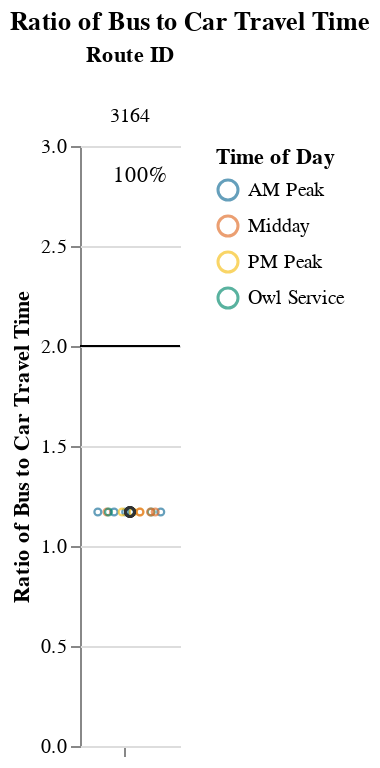
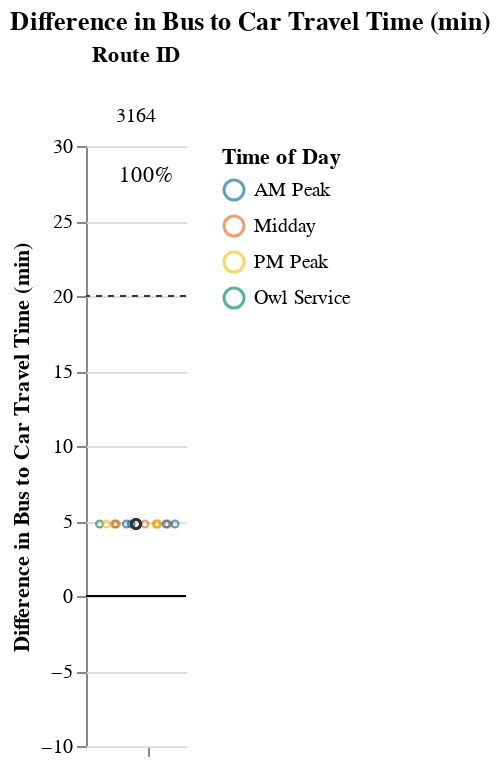

Notebook source saved alongside these figures, in order:
### Markdown cell above
## Viable Competitive Routes
### Short Routes (< 1 hr)

### Code cell
# Allow for possibility that operator doesn't have routes that fall into certain route_groups
# But, jupyterbook will not like markdown with f-string
# separate out route_group and put in each cell, and use try/except + if to display...
# but all 3 route groups must be displayed. just add sentence about why no routes were returned at the end
route_group = "short"
try:
    display_charts_for_route_group(df, route_group)
except:
    print("No routes meet this criteria.")

### Figure 1 — Vega-Lite specification as saved in the notebook (floating-point values rounded to 4 significant figures)
{"config": {"view": {"continuousWidth": 400, "continuousHeight": 300, "stroke": null}, "facet": {"spacing": 0}}, "data": {"name": "data-ae1a4fd25173056360074637636f8be4"}, "facet": {"column": {"field": "route_id", "sort": ["3164"], "title": "Route ID", "type": "nominal"}}, "spec": {"layer": [{"mark": "rule", "encoding": {"color": {"value": "black"}, "y": {"field": "cutoff", "type": "quantitative"}}, "selection": {"selector001": {"type": "interval", "bind": "scales", "encodings": ["x", "y"]}}}, {"mark": {"type": "point", "opacity": 0.65, "size": 12, "strokeWidth": 1.1}, "encoding": {"color": {"field": "time_of_day", "scale": {"range": ["#136C97", "#E16B26", "#F6BF16", "#00896B", "#7790A3", "#5B559C"]}, "sort": ["AM Peak", "Midday", "PM Peak", "Owl Service"], "title": "Time of Day", "type": "nominal"}, "tooltip": [{"field": "route_id", "type": "nominal"}, {"field": "route_name", "type": "nominal"}, {"field": "trip_id", "type": "nominal"}, {"field": "service_hours", "type": "quantitative"}, {"field": "car_duration_hours", "type": "quantitative"}, {"field": "bus_multiplier", "type": "quantitative"}, {"field": "bus_difference", "type": "quantitative"}, {"field": "num_trips", "type": "quantitative"}, {"field": "num_competitive", "type": "quantitative"}, {"field": "pct_trips_competitive", "type": "quantitative"}, {"field": "pct_below_cutoff", "type": "quantitative"}, {"field": "p25", "type": "quantitative"}, {"field": "p50", "type": "quantitative"}, {"field": "p75", "type": "quantitative"}], "x": {"axis": {"grid": false, "labels": false, "ticks": true, "values": [0]}, "field": "jitter", "scale": {}, "title": null, "type": "quantitative"}, "y": {"field": "bus_multiplier", "scale": {"domain": [0, 3.0]}, "title": "Ratio of Bus to Car Travel Time", "type": "quantitative"}}, "transform": [{"calculate": "sqrt(-2*log(random()))*cos(2*PI*random())", "as": "jitter"}], "width": 50}, {"layer": [{"mark": {"type": "point", "opacity": 0.6, "size": 20, "strokeWidth": 1.3}, "encoding": {"color": {"value": "#323434"}, "y": {"field": "bus_multiplier", "type": "quantitative"}}, "transform": [{"filter": "(datum.p50_trip === 1)"}]}, {"mark": {"type": "text", "align": "center", "baseline": "middle"}, "encoding": {"color": {"value": "black"}, "text": {"field": "pct_trips_competitive", "format": ".0%", "type": "quantitative"}, "tooltip": [{"field": "route_id", "type": "nominal"}, {"field": "route_name", "type": "nominal"}, {"field": "trip_id", "type": "nominal"}, {"field": "service_hours", "type": "quantitative"}, {"field": "car_duration_hours", "type": "quantitative"}, {"field": "bus_multiplier", "type": "quantitative"}, {"field": "bus_difference", "type": "quantitative"}, {"field": "num_trips", "type": "quantitative"}, {"field": "num_competitive", "type": "quantitative"}, {"field": "pct_trips_competitive", "type": "quantitative"}, {"field": "pct_below_cutoff", "type": "quantitative"}, {"field": "p25", "type": "quantitative"}, {"field": "p50", "type": "quantitative"}, {"field": "p75", "type": "quantitative"}], "x": {"value": 30}, "y": {"value": 15}}, "transform": [{"calculate": "sqrt(-2*log(random()))*cos(2*PI*random())", "as": "jitter"}, {"filter": "(datum.fastest_trip === 1)"}]}]}]}, "resolve": {"scale": {"y": "shared"}}, "title": "Ratio of Bus to Car Travel Time", "$schema": "https://vega.github.io/schema/vega-lite/v4.17.0.json", "datasets": {"data-ae1a4fd25173056360074637636f8be4": [{"calitp_itp_id": 45, "trip_key": 6318246185118805377, "trip_id": "402-1", "shape_id": "13903", "route_id": "3164", "service_hours": 0.55, "trip_first_departure_ts": 23400, "trip_last_arrival_ts": 25380, "departure_hour": 6, "time_of_day": "Owl Service", "p25": 0.55, "p50": 0.55, "p75": 0.55, "p50_trip": 1, "fastest_trip": 0, "car_duration_hours": 0.47, "competitive_route": 1, "bus_multiplier": 1.17, "bus_difference": 4.8, "num_trips": 15, "num_competitive": 15, "pct_trips_competitive": 1.0, "bus_difference_spread": 0.0, "route_group": "short", "max_trip_hrs": 0.55, "max_trip_route_group": 0.55, "below_cutoff": 15, "pct_below_cutoff": 1.0, "name": "City of Burbank", "caltrans_district": "07 - Los Angeles", "drmt_organization_name": null, "route_name": "Noho To Media", "cutoff2": 20, "cutoff": 2}, {"calitp_itp_id": 45, "trip_key": -7853289907812336092, "trip_id": "451-1", "shape_id": "13903", "route_id": "3164", "service_hours": 0.55, "trip_first_departure_ts": 54000, "trip_last_arrival_ts": 55980, "departure_hour": 15, "time_of_day": "Midday", "p25": 0.55, "p50": 0.55, "p75": 0.55, "p50_trip": 1, "fastest_trip": 0, "car_duration_hours": 0.47, "competitive_route": 1, "bus_multiplier": 1.17, "bus_difference": 4.8, "num_trips": 15, "num_competitive": 15, "pct_trips_competitive": 1.0, "bus_difference_spread": 0.0, "route_group": "short", "max_trip_hrs": 0.55, "max_trip_route_group": 0.55, "below_cutoff": 15, "pct_below_cutoff": 1.0, "name": "City of Burbank", "caltrans_district": "07 - Los Angeles", "drmt_organization_name": null, "route_name": "Noho To Media", "cutoff2": 20, "cutoff": 2}, {"calitp_itp_id": 45, "trip_key": 1689551807670669501, "trip_id": "401-2", "shape_id": "13903", "route_id": "3164", "service_hours": 0.55, "trip_first_departure_ts": 25200, "trip_last_arrival_ts": 27180, "departure_hour": 7, "time_of_day": "AM Peak", "p25": 0.55, "p50": 0.55, "p75": 0.55, "p50_trip": 1, "fastest_trip": 0, "car_duration_hours": 0.47, "competitive_route": 1, "bus_multiplier": 1.17, "bus_difference": 4.8, "num_trips": 15, "num_competitive": 15, "pct_trips_competitive": 1.0, "bus_difference_spread": 0.0, "route_group": "short", "max_trip_hrs": 0.55, "max_trip_route_group": 0.55, "below_cutoff": 15, "pct_below_cutoff": 1.0, "name": "City of Burbank", "caltrans_district": "07 - Los Angeles", "drmt_organization_name": null, "route_name": "Noho To Media", "cutoff2": 20, "cutoff": 2}, {"calitp_itp_id": 45, "trip_key": 9040775932521604768, "trip_id": "401-3", "shape_id": "13903", "route_id": "3164", "service_hours": 0.55, "trip_first_departure_ts": 28800, "trip_last_arrival_ts": 30780, "departure_hour": 8, "time_of_day": "AM Peak", "p25": 0.55, "p50": 0.55, "p75": 0.55, "p50_trip": 1, "fastest_trip": 0, "car_duration_hours": 0.47, "competitive_route": 1, "bus_multiplier": 1.17, "bus_difference": 4.8, "num_trips": 15, "num_competitive": 15, "pct_trips_competitive": 1.0, "bus_difference_spread": 0.0, "route_group": "short", "max_trip_hrs": 0.55, "max_trip_route_group": 0.55, "below_cutoff": 15, "pct_below_cutoff": 1.0, "name": "City of Burbank", "caltrans_district": "07 - Los Angeles", "drmt_organization_name": null, "route_name": "Noho To Media", "cutoff2": 20, "cutoff": 2}, {"calitp_itp_id": 45, "trip_key": 1360733760580777787, "trip_id": "451-4", "shape_id": "13903", "route_id": "3164", "service_hours": 0.55, "trip_first_departure_ts": 64800, "trip_last_arrival_ts": 66780, "departure_hour": 18, "time_of_day": "PM Peak", "p25": 0.55, "p50": 0.55, "p75": 0.55, "p50_trip": 1, "fastest_trip": 1, "car_duration_hours": 0.47, "competitive_route": 1, "bus_multiplier": 1.17, "bus_difference": 4.8, "num_trips": 15, "num_competitive": 15, "pct_trips_competitive": 1.0, "bus_difference_spread": 0.0, "route_group": "short", "max_trip_hrs": 0.55, "max_trip_route_group": 0.55, "below_cutoff": 15, "pct_below_cutoff": 1.0, "name": "City of Burbank", "caltrans_district": "07 - Los Angeles", "drmt_organization_name": null, "route_name": "Noho To Media", "cutoff2": 20, "cutoff": 2}, {"calitp_itp_id": 45, "trip_key": 3734137046075893755, "trip_id": "402-2", "shape_id": "13903", "route_id": "3164", "service_hours": 0.55, "trip_first_departure_ts": 27000, "trip_last_arrival_ts": 28980, "departure_hour": 7, "time_of_day": "AM Peak", "p25": 0.55, "p50": 0.55, "p75": 0.55, "p50_trip": 1, "fastest_trip": 0, "car_duration_hours": 0.47, "competitive_route": 1, "bus_multiplier": 1.17, "bus_difference": 4.8, "num_trips": 15, "num_competitive": 15, "pct_trips_competitive": 1.0, "bus_difference_spread": 0.0, "route_group": "short", "max_trip_hrs": 0.55, "max_trip_route_group": 0.55, "below_cutoff": 15, "pct_below_cutoff": 1.0, "name": "City of Burbank", "caltrans_district": "07 - Los Angeles", "drmt_organization_name": null, "route_name": "Noho To Media", "cutoff2": 20, "cutoff": 2}, {"calitp_itp_id": 45, "trip_key": 5277074698108374086, "trip_id": "452-3", "shape_id": "13903", "route_id": "3164", "service_hours": 0.55, "trip_first_departure_ts": 63000, "trip_last_arrival_ts": 64980, "departure_hour": 17, "time_of_day": "PM Peak", "p25": 0.55, "p50": 0.55, "p75": 0.55, "p50_trip": 1, "fastest_trip": 0, "car_duration_hours": 0.47, "competitive_route": 1, "bus_multiplier": 1.17, "bus_difference": 4.8, "num_trips": 15, "num_competitive": 15, "pct_trips_competitive": 1.0, "bus_difference_spread": 0.0, "route_group": "short", "max_trip_hrs": 0.55, "max_trip_route_group": 0.55, "below_cutoff": 15, "pct_below_cutoff": 1.0, "name": "City of Burbank", "caltrans_district": "07 - Los Angeles", "drmt_organization_name": null, "route_name": "Noho To Media", "cutoff2": 20, "cutoff": 2}, {"calitp_itp_id": 45, "trip_key": 786329574861499582, "trip_id": "451-2", "shape_id": "13903", "route_id": "3164", "service_hours": 0.55, "trip_first_departure_ts": 57600, "trip_last_arrival_ts": 59580, "departure_hour": 16, "time_of_day": "Midday", "p25": 0.55, "p50": 0.55, "p75": 0.55, "p50_trip": 1, "fastest_trip": 0, "car_duration_hours": 0.47, "competitive_route": 1, "bus_multiplier": 1.17, "bus_difference": 4.8, "num_trips": 15, "num_competitive": 15, "pct_trips_competitive": 1.0, "bus_difference_spread": 0.0, "route_group": "short", "max_trip_hrs": 0.55, "max_trip_route_group": 0.55, "below_cutoff": 15, "pct_below_cutoff": 1.0, "name": "City of Burbank", "caltrans_district": "07 - Los Angeles", "drmt_organization_name": null, "route_name": "Noho To Media", "cutoff2": 20, "cutoff": 2}, {"calitp_itp_id": 45, "trip_key": 4450778079017283900, "trip_id": "401-4", "shape_id": "13903", "route_id": "3164", "service_hours": 0.55, "trip_first_departure_ts": 32400, "trip_last_arrival_ts": 34380, "departure_hour": 9, "time_of_day": "AM Peak", "p25": 0.55, "p50": 0.55, "p75": 0.55, "p50_trip": 1, "fastest_trip": 0, "car_duration_hours": 0.47, "competitive_route": 1, "bus_multiplier": 1.17, "bus_difference": 4.8, "num_trips": 15, "num_competitive": 15, "pct_trips_competitive": 1.0, "bus_difference_spread": 0.0, "route_group": "short", "max_trip_hrs": 0.55, "max_trip_route_group": 0.55, "below_cutoff": 15, "pct_below_cutoff": 1.0, "name": "City of Burbank", "caltrans_district": "07 - Los Angeles", "drmt_organization_name": null, "route_name": "Noho To Media", "cutoff2": 20, "cutoff": 2}, {"calitp_itp_id": 45, "trip_key": -3193598419664960209, "trip_id": "452-2", "shape_id": "13903", "route_id": "3164", "service_hours": 0.55, "trip_first_departure_ts": 59400, "trip_last_arrival_ts": 61380, "departure_hour": 16, "time_of_day": "Midday", "p25": 0.55, "p50": 0.55, "p75": 0.55, "p50_trip": 1, "fastest_trip": 0, "car_duration_hours": 0.47, "competitive_route": 1, "bus_multiplier": 1.17, "bus_difference": 4.8, "num_trips": 15, "num_competitive": 15, "pct_trips_competitive": 1.0, "bus_difference_spread": 0.0, "route_group": "short", "max_trip_hrs": 0.55, "max_trip_route_group": 0.55, "below_cutoff": 15, "pct_below_cutoff": 1.0, "name": "City of Burbank", "caltrans_district": "07 - Los Angeles", "drmt_organization_name": null, "route_name": "Noho To Media", "cutoff2": 20, "cutoff": 2}, {"calitp_itp_id": 45, "trip_key": 5366624671865977670, "trip_id": "451-3", "shape_id": "13903", "route_id": "3164", "service_hours": 0.55, "trip_first_departure_ts": 61200, "trip_last_arrival_ts": 63180, "departure_hour": 17, "time_of_day": "PM Peak", "p25": 0.55, "p50": 0.55, "p75": 0.55, "p50_trip": 1, "fastest_trip": 0, "car_duration_hours": 0.47, "competitive_route": 1, "bus_multiplier": 1.17, "bus_difference": 4.8, "num_trips": 15, "num_competitive": 15, "pct_trips_competitive": 1.0, "bus_difference_spread": 0.0, "route_group": "short", "max_trip_hrs": 0.55, "max_trip_route_group": 0.55, "below_cutoff": 15, "pct_below_cutoff": 1.0, "name": "City of Burbank", "caltrans_district": "07 - Los Angeles", "drmt_organization_name": null, "route_name": "Noho To Media", "cutoff2": 20, "cutoff": 2}, {"calitp_itp_id": 45, "trip_key": -6560600716166031315, "trip_id": "452-4", "shape_id": "13903", "route_id": "3164", "service_hours": 0.55, "trip_first_departure_ts": 66600, "trip_last_arrival_ts": 68580, "departure_hour": 18, "time_of_day": "PM Peak", "p25": 0.55, "p50": 0.55, "p75": 0.55, "p50_trip": 1, "fastest_trip": 0, "car_duration_hours": 0.47, "competitive_route": 1, "bus_multiplier": 1.17, "bus_difference": 4.8, "num_trips": 15, "num_competitive": 15, "pct_trips_competitive": 1.0, "bus_difference_spread": 0.0, "route_group": "short", "max_trip_hrs": 0.55, "max_trip_route_group": 0.55, "below_cutoff": 15, "pct_below_cutoff": 1.0, "name": "City of Burbank", "caltrans_district": "07 - Los Angeles", "drmt_organization_name": null, "route_name": "Noho To Media", "cutoff2": 20, "cutoff": 2}, {"calitp_itp_id": 45, "trip_key": 2467992296948917337, "trip_id": "452-1", "shape_id": "13903", "route_id": "3164", "service_hours": 0.55, "trip_first_departure_ts": 55800, "trip_last_arrival_ts": 57780, "departure_hour": 15, "time_of_day": "Midday", "p25": 0.55, "p50": 0.55, "p75": 0.55, "p50_trip": 1, "fastest_trip": 0, "car_duration_hours": 0.47, "competitive_route": 1, "bus_multiplier": 1.17, "bus_difference": 4.8, "num_trips": 15, "num_competitive": 15, "pct_trips_competitive": 1.0, "bus_difference_spread": 0.0, "route_group": "short", "max_trip_hrs": 0.55, "max_trip_route_group": 0.55, "below_cutoff": 15, "pct_below_cutoff": 1.0, "name": "City of Burbank", "caltrans_district": "07 - Los Angeles", "drmt_organization_name": null, "route_name": "Noho To Media", "cutoff2": 20, "cutoff": 2}, {"calitp_itp_id": 45, "trip_key": 8839944477616273896, "trip_id": "402-3", "shape_id": "13903", "route_id": "3164", "service_hours": 0.55, "trip_first_departure_ts": 30600, "trip_last_arrival_ts": 32580, "departure_hour": 8, "time_of_day": "AM Peak", "p25": 0.55, "p50": 0.55, "p75": 0.55, "p50_trip": 1, "fastest_trip": 0, "car_duration_hours": 0.47, "competitive_route": 1, "bus_multiplier": 1.17, "bus_difference": 4.8, "num_trips": 15, "num_competitive": 15, "pct_trips_competitive": 1.0, "bus_difference_spread": 0.0, "route_group": "short", "max_trip_hrs": 0.55, "max_trip_route_group": 0.55, "below_cutoff": 15, "pct_below_cutoff": 1.0, "name": "City of Burbank", "caltrans_district": "07 - Los Angeles", "drmt_organization_name": null, "route_name": "Noho To Media", "cutoff2": 20, "cutoff": 2}, {"calitp_itp_id": 45, "trip_key": -108266460062539705, "trip_id": "401-1", "shape_id": "13903", "route_id": "3164", "service_hours": 0.55, "trip_first_departure_ts": 21600, "trip_last_arrival_ts": 23580, "departure_hour": 6, "time_of_day": "Owl Service", "p25": 0.55, "p50": 0.55, "p75": 0.55, "p50_trip": 1, "fastest_trip": 0, "car_duration_hours": 0.47, "competitive_route": 1, "bus_multiplier": 1.17, "bus_difference": 4.8, "num_trips": 15, "num_competitive": 15, "pct_trips_competitive": 1.0, "bus_difference_spread": 0.0, "route_group": "short", "max_trip_hrs": 0.55, "max_trip_route_group": 0.55, "below_cutoff": 15, "pct_below_cutoff": 1.0, "name": "City of Burbank", "caltrans_district": "07 - Los Angeles", "drmt_organization_name": null, "route_name": "Noho To Media", "cutoff2": 20, "cutoff": 2}]}}

### Figure 2 — Vega-Lite specification as saved in the notebook (floating-point values rounded to 4 significant figures)
{"config": {"view": {"continuousWidth": 400, "continuousHeight": 300, "stroke": null}, "facet": {"spacing": 0}}, "data": {"name": "data-aaddea0473b1795cef0852033ebec4d6"}, "facet": {"column": {"field": "route_id", "sort": ["3164"], "title": "Route ID", "type": "nominal"}}, "spec": {"layer": [{"mark": "rule", "encoding": {"color": {"value": "black"}, "y": {"field": "cutoff", "type": "quantitative"}}, "selection": {"selector002": {"type": "interval", "bind": "scales", "encodings": ["x", "y"]}}}, {"mark": {"type": "rule", "strokeDash": [3, 3]}, "encoding": {"color": {"value": "#323434"}, "y": {"field": "cutoff2", "type": "quantitative"}}}, {"mark": {"type": "point", "opacity": 0.65, "size": 12, "strokeWidth": 1.1}, "encoding": {"color": {"field": "time_of_day", "scale": {"range": ["#136C97", "#E16B26", "#F6BF16", "#00896B", "#7790A3", "#5B559C"]}, "sort": ["AM Peak", "Midday", "PM Peak", "Owl Service"], "title": "Time of Day", "type": "nominal"}, "tooltip": [{"field": "route_id", "type": "nominal"}, {"field": "route_name", "type": "nominal"}, {"field": "trip_id", "type": "nominal"}, {"field": "service_hours", "type": "quantitative"}, {"field": "car_duration_hours", "type": "quantitative"}, {"field": "bus_multiplier", "type": "quantitative"}, {"field": "bus_difference", "type": "quantitative"}, {"field": "num_trips", "type": "quantitative"}, {"field": "num_competitive", "type": "quantitative"}, {"field": "pct_trips_competitive", "type": "quantitative"}, {"field": "pct_below_cutoff", "type": "quantitative"}, {"field": "p25", "type": "quantitative"}, {"field": "p50", "type": "quantitative"}, {"field": "p75", "type": "quantitative"}], "x": {"axis": {"grid": false, "labels": false, "ticks": true, "values": [0]}, "field": "jitter", "scale": {}, "title": null, "type": "quantitative"}, "y": {"field": "bus_difference", "scale": {"domain": [-5, 25.0]}, "title": "Difference in Bus to Car Travel Time (min)", "type": "quantitative"}}, "transform": [{"calculate": "sqrt(-2*log(random()))*cos(2*PI*random())", "as": "jitter"}], "width": 50}, {"layer": [{"mark": {"type": "point", "opacity": 0.6, "size": 20, "strokeWidth": 1.3}, "encoding": {"color": {"value": "#323434"}, "y": {"field": "bus_difference", "type": "quantitative"}}, "transform": [{"filter": "(datum.p50_trip === 1)"}]}, {"mark": {"type": "text", "align": "center", "baseline": "middle"}, "encoding": {"color": {"value": "black"}, "text": {"field": "pct_trips_competitive", "format": ".0%", "type": "quantitative"}, "tooltip": [{"field": "route_id", "type": "nominal"}, {"field": "route_name", "type": "nominal"}, {"field": "trip_id", "type": "nominal"}, {"field": "service_hours", "type": "quantitative"}, {"field": "car_duration_hours", "type": "quantitative"}, {"field": "bus_multiplier", "type": "quantitative"}, {"field": "bus_difference", "type": "quantitative"}, {"field": "num_trips", "type": "quantitative"}, {"field": "num_competitive", "type": "quantitative"}, {"field": "pct_trips_competitive", "type": "quantitative"}, {"field": "pct_below_cutoff", "type": "quantitative"}, {"field": "p25", "type": "quantitative"}, {"field": "p50", "type": "quantitative"}, {"field": "p75", "type": "quantitative"}], "x": {"value": 30}, "y": {"value": 15}}, "transform": [{"calculate": "sqrt(-2*log(random()))*cos(2*PI*random())", "as": "jitter"}, {"filter": "(datum.fastest_trip === 1)"}]}]}]}, "resolve": {"scale": {"y": "shared"}}, "title": "Difference in Bus to Car Travel Time (min)", "$schema": "https://vega.github.io/schema/vega-lite/v4.17.0.json", "datasets": {"data-aaddea0473b1795cef0852033ebec4d6": [{"calitp_itp_id": 45, "trip_key": 6318246185118805377, "trip_id": "402-1", "shape_id": "13903", "route_id": "3164", "service_hours": 0.55, "trip_first_departure_ts": 23400, "trip_last_arrival_ts": 25380, "departure_hour": 6, "time_of_day": "Owl Service", "p25": 0.55, "p50": 0.55, "p75": 0.55, "p50_trip": 1, "fastest_trip": 0, "car_duration_hours": 0.47, "competitive_route": 1, "bus_multiplier": 1.17, "bus_difference": 4.8, "num_trips": 15, "num_competitive": 15, "pct_trips_competitive": 1.0, "bus_difference_spread": 0.0, "route_group": "short", "max_trip_hrs": 0.55, "max_trip_route_group": 0.55, "below_cutoff": 15, "pct_below_cutoff": 1.0, "name": "City of Burbank", "caltrans_district": "07 - Los Angeles", "drmt_organization_name": null, "route_name": "Noho To Media", "cutoff2": 20, "cutoff": 0}, {"calitp_itp_id": 45, "trip_key": -7853289907812336092, "trip_id": "451-1", "shape_id": "13903", "route_id": "3164", "service_hours": 0.55, "trip_first_departure_ts": 54000, "trip_last_arrival_ts": 55980, "departure_hour": 15, "time_of_day": "Midday", "p25": 0.55, "p50": 0.55, "p75": 0.55, "p50_trip": 1, "fastest_trip": 0, "car_duration_hours": 0.47, "competitive_route": 1, "bus_multiplier": 1.17, "bus_difference": 4.8, "num_trips": 15, "num_competitive": 15, "pct_trips_competitive": 1.0, "bus_difference_spread": 0.0, "route_group": "short", "max_trip_hrs": 0.55, "max_trip_route_group": 0.55, "below_cutoff": 15, "pct_below_cutoff": 1.0, "name": "City of Burbank", "caltrans_district": "07 - Los Angeles", "drmt_organization_name": null, "route_name": "Noho To Media", "cutoff2": 20, "cutoff": 0}, {"calitp_itp_id": 45, "trip_key": 1689551807670669501, "trip_id": "401-2", "shape_id": "13903", "route_id": "3164", "service_hours": 0.55, "trip_first_departure_ts": 25200, "trip_last_arrival_ts": 27180, "departure_hour": 7, "time_of_day": "AM Peak", "p25": 0.55, "p50": 0.55, "p75": 0.55, "p50_trip": 1, "fastest_trip": 0, "car_duration_hours": 0.47, "competitive_route": 1, "bus_multiplier": 1.17, "bus_difference": 4.8, "num_trips": 15, "num_competitive": 15, "pct_trips_competitive": 1.0, "bus_difference_spread": 0.0, "route_group": "short", "max_trip_hrs": 0.55, "max_trip_route_group": 0.55, "below_cutoff": 15, "pct_below_cutoff": 1.0, "name": "City of Burbank", "caltrans_district": "07 - Los Angeles", "drmt_organization_name": null, "route_name": "Noho To Media", "cutoff2": 20, "cutoff": 0}, {"calitp_itp_id": 45, "trip_key": 9040775932521604768, "trip_id": "401-3", "shape_id": "13903", "route_id": "3164", "service_hours": 0.55, "trip_first_departure_ts": 28800, "trip_last_arrival_ts": 30780, "departure_hour": 8, "time_of_day": "AM Peak", "p25": 0.55, "p50": 0.55, "p75": 0.55, "p50_trip": 1, "fastest_trip": 0, "car_duration_hours": 0.47, "competitive_route": 1, "bus_multiplier": 1.17, "bus_difference": 4.8, "num_trips": 15, "num_competitive": 15, "pct_trips_competitive": 1.0, "bus_difference_spread": 0.0, "route_group": "short", "max_trip_hrs": 0.55, "max_trip_route_group": 0.55, "below_cutoff": 15, "pct_below_cutoff": 1.0, "name": "City of Burbank", "caltrans_district": "07 - Los Angeles", "drmt_organization_name": null, "route_name": "Noho To Media", "cutoff2": 20, "cutoff": 0}, {"calitp_itp_id": 45, "trip_key": 1360733760580777787, "trip_id": "451-4", "shape_id": "13903", "route_id": "3164", "service_hours": 0.55, "trip_first_departure_ts": 64800, "trip_last_arrival_ts": 66780, "departure_hour": 18, "time_of_day": "PM Peak", "p25": 0.55, "p50": 0.55, "p75": 0.55, "p50_trip": 1, "fastest_trip": 1, "car_duration_hours": 0.47, "competitive_route": 1, "bus_multiplier": 1.17, "bus_difference": 4.8, "num_trips": 15, "num_competitive": 15, "pct_trips_competitive": 1.0, "bus_difference_spread": 0.0, "route_group": "short", "max_trip_hrs": 0.55, "max_trip_route_group": 0.55, "below_cutoff": 15, "pct_below_cutoff": 1.0, "name": "City of Burbank", "caltrans_district": "07 - Los Angeles", "drmt_organization_name": null, "route_name": "Noho To Media", "cutoff2": 20, "cutoff": 0}, {"calitp_itp_id": 45, "trip_key": 3734137046075893755, "trip_id": "402-2", "shape_id": "13903", "route_id": "3164", "service_hours": 0.55, "trip_first_departure_ts": 27000, "trip_last_arrival_ts": 28980, "departure_hour": 7, "time_of_day": "AM Peak", "p25": 0.55, "p50": 0.55, "p75": 0.55, "p50_trip": 1, "fastest_trip": 0, "car_duration_hours": 0.47, "competitive_route": 1, "bus_multiplier": 1.17, "bus_difference": 4.8, "num_trips": 15, "num_competitive": 15, "pct_trips_competitive": 1.0, "bus_difference_spread": 0.0, "route_group": "short", "max_trip_hrs": 0.55, "max_trip_route_group": 0.55, "below_cutoff": 15, "pct_below_cutoff": 1.0, "name": "City of Burbank", "caltrans_district": "07 - Los Angeles", "drmt_organization_name": null, "route_name": "Noho To Media", "cutoff2": 20, "cutoff": 0}, {"calitp_itp_id": 45, "trip_key": 5277074698108374086, "trip_id": "452-3", "shape_id": "13903", "route_id": "3164", "service_hours": 0.55, "trip_first_departure_ts": 63000, "trip_last_arrival_ts": 64980, "departure_hour": 17, "time_of_day": "PM Peak", "p25": 0.55, "p50": 0.55, "p75": 0.55, "p50_trip": 1, "fastest_trip": 0, "car_duration_hours": 0.47, "competitive_route": 1, "bus_multiplier": 1.17, "bus_difference": 4.8, "num_trips": 15, "num_competitive": 15, "pct_trips_competitive": 1.0, "bus_difference_spread": 0.0, "route_group": "short", "max_trip_hrs": 0.55, "max_trip_route_group": 0.55, "below_cutoff": 15, "pct_below_cutoff": 1.0, "name": "City of Burbank", "caltrans_district": "07 - Los Angeles", "drmt_organization_name": null, "route_name": "Noho To Media", "cutoff2": 20, "cutoff": 0}, {"calitp_itp_id": 45, "trip_key": 786329574861499582, "trip_id": "451-2", "shape_id": "13903", "route_id": "3164", "service_hours": 0.55, "trip_first_departure_ts": 57600, "trip_last_arrival_ts": 59580, "departure_hour": 16, "time_of_day": "Midday", "p25": 0.55, "p50": 0.55, "p75": 0.55, "p50_trip": 1, "fastest_trip": 0, "car_duration_hours": 0.47, "competitive_route": 1, "bus_multiplier": 1.17, "bus_difference": 4.8, "num_trips": 15, "num_competitive": 15, "pct_trips_competitive": 1.0, "bus_difference_spread": 0.0, "route_group": "short", "max_trip_hrs": 0.55, "max_trip_route_group": 0.55, "below_cutoff": 15, "pct_below_cutoff": 1.0, "name": "City of Burbank", "caltrans_district": "07 - Los Angeles", "drmt_organization_name": null, "route_name": "Noho To Media", "cutoff2": 20, "cutoff": 0}, {"calitp_itp_id": 45, "trip_key": 4450778079017283900, "trip_id": "401-4", "shape_id": "13903", "route_id": "3164", "service_hours": 0.55, "trip_first_departure_ts": 32400, "trip_last_arrival_ts": 34380, "departure_hour": 9, "time_of_day": "AM Peak", "p25": 0.55, "p50": 0.55, "p75": 0.55, "p50_trip": 1, "fastest_trip": 0, "car_duration_hours": 0.47, "competitive_route": 1, "bus_multiplier": 1.17, "bus_difference": 4.8, "num_trips": 15, "num_competitive": 15, "pct_trips_competitive": 1.0, "bus_difference_spread": 0.0, "route_group": "short", "max_trip_hrs": 0.55, "max_trip_route_group": 0.55, "below_cutoff": 15, "pct_below_cutoff": 1.0, "name": "City of Burbank", "caltrans_district": "07 - Los Angeles", "drmt_organization_name": null, "route_name": "Noho To Media", "cutoff2": 20, "cutoff": 0}, {"calitp_itp_id": 45, "trip_key": -3193598419664960209, "trip_id": "452-2", "shape_id": "13903", "route_id": "3164", "service_hours": 0.55, "trip_first_departure_ts": 59400, "trip_last_arrival_ts": 61380, "departure_hour": 16, "time_of_day": "Midday", "p25": 0.55, "p50": 0.55, "p75": 0.55, "p50_trip": 1, "fastest_trip": 0, "car_duration_hours": 0.47, "competitive_route": 1, "bus_multiplier": 1.17, "bus_difference": 4.8, "num_trips": 15, "num_competitive": 15, "pct_trips_competitive": 1.0, "bus_difference_spread": 0.0, "route_group": "short", "max_trip_hrs": 0.55, "max_trip_route_group": 0.55, "below_cutoff": 15, "pct_below_cutoff": 1.0, "name": "City of Burbank", "caltrans_district": "07 - Los Angeles", "drmt_organization_name": null, "route_name": "Noho To Media", "cutoff2": 20, "cutoff": 0}, {"calitp_itp_id": 45, "trip_key": 5366624671865977670, "trip_id": "451-3", "shape_id": "13903", "route_id": "3164", "service_hours": 0.55, "trip_first_departure_ts": 61200, "trip_last_arrival_ts": 63180, "departure_hour": 17, "time_of_day": "PM Peak", "p25": 0.55, "p50": 0.55, "p75": 0.55, "p50_trip": 1, "fastest_trip": 0, "car_duration_hours": 0.47, "competitive_route": 1, "bus_multiplier": 1.17, "bus_difference": 4.8, "num_trips": 15, "num_competitive": 15, "pct_trips_competitive": 1.0, "bus_difference_spread": 0.0, "route_group": "short", "max_trip_hrs": 0.55, "max_trip_route_group": 0.55, "below_cutoff": 15, "pct_below_cutoff": 1.0, "name": "City of Burbank", "caltrans_district": "07 - Los Angeles", "drmt_organization_name": null, "route_name": "Noho To Media", "cutoff2": 20, "cutoff": 0}, {"calitp_itp_id": 45, "trip_key": -6560600716166031315, "trip_id": "452-4", "shape_id": "13903", "route_id": "3164", "service_hours": 0.55, "trip_first_departure_ts": 66600, "trip_last_arrival_ts": 68580, "departure_hour": 18, "time_of_day": "PM Peak", "p25": 0.55, "p50": 0.55, "p75": 0.55, "p50_trip": 1, "fastest_trip": 0, "car_duration_hours": 0.47, "competitive_route": 1, "bus_multiplier": 1.17, "bus_difference": 4.8, "num_trips": 15, "num_competitive": 15, "pct_trips_competitive": 1.0, "bus_difference_spread": 0.0, "route_group": "short", "max_trip_hrs": 0.55, "max_trip_route_group": 0.55, "below_cutoff": 15, "pct_below_cutoff": 1.0, "name": "City of Burbank", "caltrans_district": "07 - Los Angeles", "drmt_organization_name": null, "route_name": "Noho To Media", "cutoff2": 20, "cutoff": 0}, {"calitp_itp_id": 45, "trip_key": 2467992296948917337, "trip_id": "452-1", "shape_id": "13903", "route_id": "3164", "service_hours": 0.55, "trip_first_departure_ts": 55800, "trip_last_arrival_ts": 57780, "departure_hour": 15, "time_of_day": "Midday", "p25": 0.55, "p50": 0.55, "p75": 0.55, "p50_trip": 1, "fastest_trip": 0, "car_duration_hours": 0.47, "competitive_route": 1, "bus_multiplier": 1.17, "bus_difference": 4.8, "num_trips": 15, "num_competitive": 15, "pct_trips_competitive": 1.0, "bus_difference_spread": 0.0, "route_group": "short", "max_trip_hrs": 0.55, "max_trip_route_group": 0.55, "below_cutoff": 15, "pct_below_cutoff": 1.0, "name": "City of Burbank", "caltrans_district": "07 - Los Angeles", "drmt_organization_name": null, "route_name": "Noho To Media", "cutoff2": 20, "cutoff": 0}, {"calitp_itp_id": 45, "trip_key": 8839944477616273896, "trip_id": "402-3", "shape_id": "13903", "route_id": "3164", "service_hours": 0.55, "trip_first_departure_ts": 30600, "trip_last_arrival_ts": 32580, "departure_hour": 8, "time_of_day": "AM Peak", "p25": 0.55, "p50": 0.55, "p75": 0.55, "p50_trip": 1, "fastest_trip": 0, "car_duration_hours": 0.47, "competitive_route": 1, "bus_multiplier": 1.17, "bus_difference": 4.8, "num_trips": 15, "num_competitive": 15, "pct_trips_competitive": 1.0, "bus_difference_spread": 0.0, "route_group": "short", "max_trip_hrs": 0.55, "max_trip_route_group": 0.55, "below_cutoff": 15, "pct_below_cutoff": 1.0, "name": "City of Burbank", "caltrans_district": "07 - Los Angeles", "drmt_organization_name": null, "route_name": "Noho To Media", "cutoff2": 20, "cutoff": 0}, {"calitp_itp_id": 45, "trip_key": -108266460062539705, "trip_id": "401-1", "shape_id": "13903", "route_id": "3164", "service_hours": 0.55, "trip_first_departure_ts": 21600, "trip_last_arrival_ts": 23580, "departure_hour": 6, "time_of_day": "Owl Service", "p25": 0.55, "p50": 0.55, "p75": 0.55, "p50_trip": 1, "fastest_trip": 0, "car_duration_hours": 0.47, "competitive_route": 1, "bus_multiplier": 1.17, "bus_difference": 4.8, "num_trips": 15, "num_competitive": 15, "pct_trips_competitive": 1.0, "bus_difference_spread": 0.0, "route_group": "short", "max_trip_hrs": 0.55, "max_trip_route_group": 0.55, "below_cutoff": 15, "pct_below_cutoff": 1.0, "name": "City of Burbank", "caltrans_district": "07 - Los Angeles", "drmt_organization_name": null, "route_name": "Noho To Media", "cutoff2": 20, "cutoff": 0}]}}
